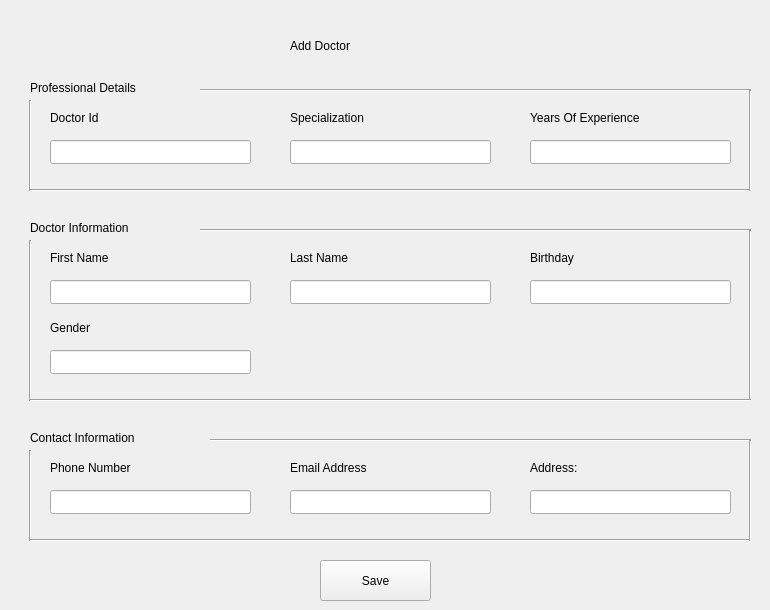
    <widget class="QWidget" name="page_7">
     <widget class="QLabel" name="label_15">
      <property name="geometry">
       <rect>
        <x>290</x>
        <y>30</y>
        <width>181</width>
        <height>31</height>
       </rect>
      </property>
      <property name="styleSheet">
       <string notr="true">font: 24pt &quot;Sitka Small&quot;;</string>
      </property>
      <property name="text">
       <string>Add Doctor</string>
      </property>
     </widget>
     <widget class="QLabel" name="label_16">
      <property name="geometry">
       <rect>
        <x>50</x>
        <y>110</y>
        <width>51</width>
        <height>16</height>
       </rect>
      </property>
      <property name="text">
       <string>Doctor Id</string>
      </property>
     </widget>
     <widget class="QLabel" name="label_17">
      <property name="geometry">
       <rect>
        <x>50</x>
        <y>250</y>
        <width>101</width>
        <height>16</height>
       </rect>
      </property>
      <property name="text">
       <string>First Name</string>
      </property>
     </widget>
     <widget class="QLabel" name="label_20">
      <property name="geometry">
       <rect>
        <x>530</x>
        <y>460</y>
        <width>121</width>
        <height>16</height>
       </rect>
      </property>
      <property name="text">
       <string>Address: </string>
      </property>
     </widget>
     <widget class="QLabel" name="label_21">
      <property name="geometry">
       <rect>
        <x>50</x>
        <y>460</y>
        <width>121</width>
        <height>16</height>
       </rect>
      </property>
      <property name="text">
       <string>Phone Number </string>
      </property>
     </widget>
     <widget class="QLineEdit" name="doctorIdNumberLineEdit">
      <property name="geometry">
       <rect>
        <x>50</x>
        <y>140</y>
        <width>201</width>
        <height>24</height>
       </rect>
      </property>
     </widget>
     <widget class="QLineEdit" name="lastNameDoctorLineEdit">
      <property name="geometry">
       <rect>
        <x>290</x>
        <y>280</y>
        <width>201</width>
        <height>24</height>
       </rect>
      </property>
     </widget>
     <widget class="QLineEdit" name="dateOfBirthDoctorLineEdit">
      <property name="geometry">
       <rect>
        <x>530</x>
        <y>280</y>
        <width>201</width>
        <height>24</height>
       </rect>
      </property>
     </widget>
     <widget class="QLineEdit" name="addressDoctorLineEdit">
      <property name="geometry">
       <rect>
        <x>530</x>
        <y>490</y>
        <width>201</width>
        <height>24</height>
       </rect>
      </property>
     </widget>
     <widget class="QLineEdit" name="genderDoctorLineEdit">
      <property name="geometry">
       <rect>
        <x>50</x>
        <y>350</y>
        <width>201</width>
        <height>24</height>
       </rect>
      </property>
     </widget>
     <widget class="QLineEdit" name="phoneNumberDoctorLineEdit">
      <property name="geometry">
       <rect>
        <x>50</x>
        <y>490</y>
        <width>201</width>
        <height>24</height>
       </rect>
      </property>
     </widget>
     <widget class="QLineEdit" name="firstNameDoctorLineEdit">
      <property name="geometry">
       <rect>
        <x>50</x>
        <y>280</y>
        <width>201</width>
        <height>24</height>
       </rect>
      </property>
     </widget>
     <widget class="QPushButton" name="submitDoctorButton">
      <property name="geometry">
       <rect>
        <x>320</x>
        <y>560</y>
        <width>111</width>
        <height>41</height>
       </rect>
      </property>
      <property name="text">
       <string>Save</string>
      </property>
     </widget>
     <widget class="QLabel" name="label_62">
      <property name="geometry">
       <rect>
        <x>30</x>
        <y>80</y>
        <width>191</width>
        <height>16</height>
       </rect>
      </property>
      <property name="styleSheet">
       <string notr="true">font: 14pt &quot;Segoe Fluent Icons&quot;;</string>
      </property>
      <property name="text">
       <string>Professional Details</string>
      </property>
     </widget>
     <widget class="Line" name="line_29">
      <property name="geometry">
       <rect>
        <x>200</x>
        <y>80</y>
        <width>551</width>
        <height>21</height>
       </rect>
      </property>
      <property name="orientation">
       <enum>Qt::Orientation::Horizontal</enum>
      </property>
     </widget>
     <widget class="Line" name="line_30">
      <property name="geometry">
       <rect>
        <x>20</x>
        <y>100</y>
        <width>21</width>
        <height>91</height>
       </rect>
      </property>
      <property name="orientation">
       <enum>Qt::Orientation::Vertical</enum>
      </property>
     </widget>
     <widget class="Line" name="line_31">
      <property name="geometry">
       <rect>
        <x>30</x>
        <y>175</y>
        <width>721</width>
        <height>31</height>
       </rect>
      </property>
      <property name="orientation">
       <enum>Qt::Orientation::Horizontal</enum>
      </property>
     </widget>
     <widget class="Line" name="line_32">
      <property name="geometry">
       <rect>
        <x>740</x>
        <y>90</y>
        <width>21</width>
        <height>101</height>
       </rect>
      </property>
      <property name="orientation">
       <enum>Qt::Orientation::Vertical</enum>
      </property>
     </widget>
     <widget class="QLabel" name="label_63">
      <property name="geometry">
       <rect>
        <x>290</x>
        <y>110</y>
        <width>111</width>
        <height>16</height>
       </rect>
      </property>
      <property name="text">
       <string>Specialization</string>
      </property>
     </widget>
     <widget class="QLineEdit" name="specializationLineEdit">
      <property name="geometry">
       <rect>
        <x>290</x>
        <y>140</y>
        <width>201</width>
        <height>24</height>
       </rect>
      </property>
     </widget>
     <widget class="QLabel" name="label_64">
      <property name="geometry">
       <rect>
        <x>530</x>
        <y>110</y>
        <width>121</width>
        <height>16</height>
       </rect>
      </property>
      <property name="text">
       <string>Years Of Experience</string>
      </property>
     </widget>
     <widget class="QLineEdit" name="yearsOfExperienceLineEdit">
      <property name="geometry">
       <rect>
        <x>530</x>
        <y>140</y>
        <width>201</width>
        <height>24</height>
       </rect>
      </property>
     </widget>
     <widget class="QLabel" name="label_65">
      <property name="geometry">
       <rect>
        <x>30</x>
        <y>220</y>
        <width>201</width>
        <height>16</height>
       </rect>
      </property>
      <property name="styleSheet">
       <string notr="true">font: 14pt &quot;Segoe Fluent Icons&quot;;</string>
      </property>
      <property name="text">
       <string>Doctor Information</string>
      </property>
     </widget>
     <widget class="Line" name="line_37">
      <property name="geometry">
       <rect>
        <x>20</x>
        <y>240</y>
        <width>21</width>
        <height>161</height>
       </rect>
      </property>
      <property name="orientation">
       <enum>Qt::Orientation::Vertical</enum>
      </property>
     </widget>
     <widget class="Line" name="line_38">
      <property name="geometry">
       <rect>
        <x>200</x>
        <y>220</y>
        <width>551</width>
        <height>21</height>
       </rect>
      </property>
      <property name="orientation">
       <enum>Qt::Orientation::Horizontal</enum>
      </property>
     </widget>
     <widget class="Line" name="line_39">
      <property name="geometry">
       <rect>
        <x>740</x>
        <y>230</y>
        <width>21</width>
        <height>171</height>
       </rect>
      </property>
      <property name="orientation">
       <enum>Qt::Orientation::Vertical</enum>
      </property>
     </widget>
     <widget class="Line" name="line_40">
      <property name="geometry">
       <rect>
        <x>30</x>
        <y>380</y>
        <width>721</width>
        <height>41</height>
       </rect>
      </property>
      <property name="orientation">
       <enum>Qt::Orientation::Horizontal</enum>
      </property>
     </widget>
     <widget class="QLabel" name="label_66">
      <property name="geometry">
       <rect>
        <x>50</x>
        <y>320</y>
        <width>49</width>
        <height>16</height>
       </rect>
      </property>
      <property name="text">
       <string>Gender</string>
      </property>
     </widget>
     <widget class="QLabel" name="label_72">
      <property name="geometry">
       <rect>
        <x>290</x>
        <y>250</y>
        <width>71</width>
        <height>16</height>
       </rect>
      </property>
      <property name="text">
       <string>Last Name</string>
      </property>
     </widget>
     <widget class="QLabel" name="label_73">
      <property name="geometry">
       <rect>
        <x>530</x>
        <y>250</y>
        <width>61</width>
        <height>16</height>
       </rect>
      </property>
      <property name="text">
       <string>Birthday</string>
      </property>
     </widget>
     <widget class="QLabel" name="label_70">
      <property name="geometry">
       <rect>
        <x>30</x>
        <y>430</y>
        <width>201</width>
        <height>16</height>
       </rect>
      </property>
      <property name="styleSheet">
       <string notr="true">font: 14pt &quot;Segoe Fluent Icons&quot;;</string>
      </property>
      <property name="text">
       <string>Contact Information</string>
      </property>
     </widget>
     <widget class="Line" name="line_41">
      <property name="geometry">
       <rect>
        <x>20</x>
        <y>450</y>
        <width>21</width>
        <height>91</height>
       </rect>
      </property>
      <property name="orientation">
       <enum>Qt::Orientation::Vertical</enum>
      </property>
     </widget>
     <widget class="Line" name="line_42">
      <property name="geometry">
       <rect>
        <x>210</x>
        <y>430</y>
        <width>541</width>
        <height>21</height>
       </rect>
      </property>
      <property name="orientation">
       <enum>Qt::Orientation::Horizontal</enum>
      </property>
     </widget>
     <widget class="QLabel" name="label_22">
      <property name="geometry">
       <rect>
        <x>290</x>
        <y>460</y>
        <width>121</width>
        <height>16</height>
       </rect>
      </property>
      <property name="text">
       <string>Email Address</string>
      </property>
     </widget>
     <widget class="QLineEdit" name="emailDoctorLineEdit">
      <property name="geometry">
       <rect>
        <x>290</x>
        <y>490</y>
        <width>201</width>
        <height>24</height>
       </rect>
      </property>
     </widget>
     <widget class="Line" name="line_43">
      <property name="geometry">
       <rect>
        <x>30</x>
        <y>520</y>
        <width>721</width>
        <height>41</height>
       </rect>
      </property>
      <property name="orientation">
       <enum>Qt::Orientation::Horizontal</enum>
      </property>
     </widget>
     <widget class="Line" name="line_44">
      <property name="geometry">
       <rect>
        <x>740</x>
        <y>440</y>
        <width>21</width>
        <height>101</height>
       </rect>
      </property>
      <property name="orientation">
       <enum>Qt::Orientation::Vertical</enum>
      </property>
     </widget>
    </widget>
